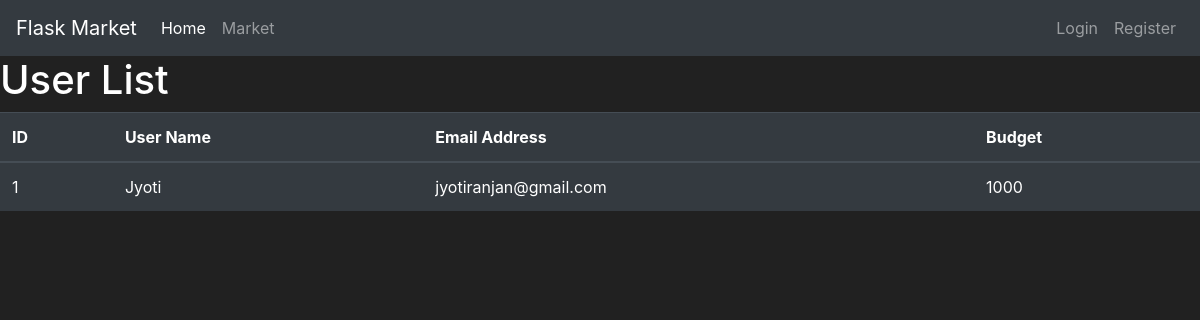
/users, run on an earlier commit of the app's database.
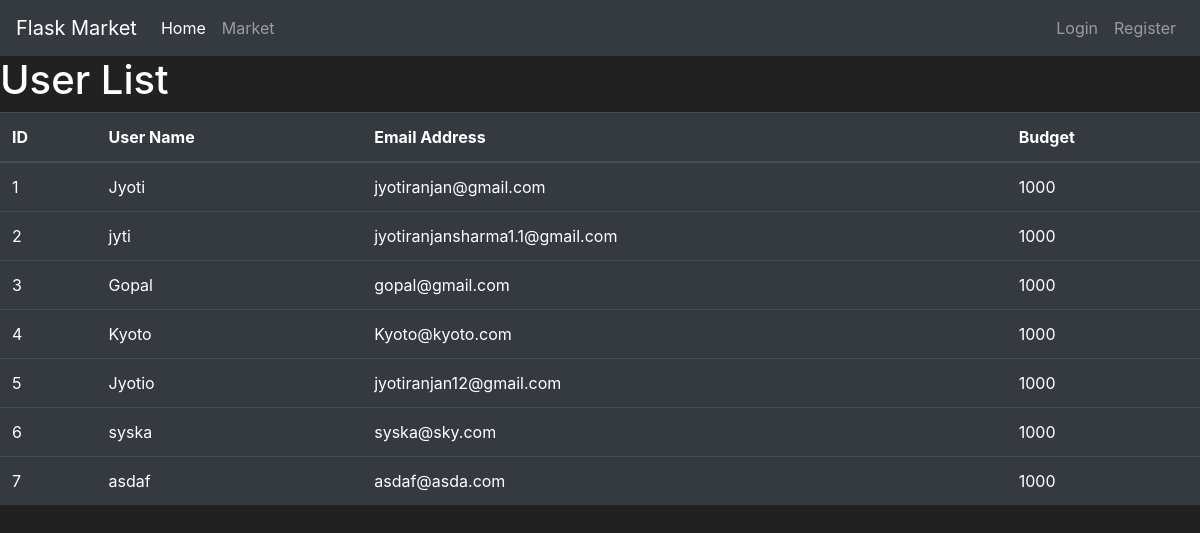
And on a later commit of the database.
### market/models.py (models this page shows, shortened)
class User(db.Model):
	id = db.Column(db.Integer(), primary_key=True)
	name = db.Column(db.String(length=30), nullable=False, unique=True)
	email_address = db.Column(db.String(length=50), nullable=False, unique=True)
	password_hash = db.Column(db.String(length=60), nullable=False)
	budget = db.Column(db.Integer(), nullable=False, default=1000)
	items = db.relationship('Item', backref='owned_user', lazy=True)  # back reference to the user from the Item table
	@property
	def password(self):
		return self.password

### market/routes.py (the view)
@app.route('/users')
def show_users():
	users = db.engine.execute('SELECT id, name, email_address, budget FROM user;')
	return render_template('users.html', items=users)

### market/templates/users.html (shortened to what this page needs)
{% extends 'base.html' %}
{% block content %}
<h1>User List</h1>
<table class="table table-hover table-dark">
    <thead>
      <tr>
          <th scope="col">ID</th>
          <th scope="col">User Name</th>
          <th scope="col">Email Address</th>
          <th scope="col">Budget</th>
      </tr>
    </thead>
    <tbody>
    {% for item in items %}
    <tr>
        <td>{{ item.id }}</td>
        <td>{{ item.name }}</td>
        <td>{{ item.email_address }}</td>
        <td>{{ item.budget }}</td>
    </tr>
    {% endfor %}
    </tbody>
</table>
{% endblock %}

### market/templates/base.html (shortened to what this page needs)
<!doctype html>
<html lang="en">
<head>
    <link rel="stylesheet" href="https://cdn.jsdelivr.net/npm/bootstrap@4.5.3/dist/css/bootstrap.min.css"
>
</head>
<body>
<nav class="navbar navbar-expand-md navbar-dark bg-dark">
    <a class="navbar-brand" href={{ url_for('home_page') }}>Flask Market</a>
    <div class="collapse navbar-collapse" id="navbarNav">
        <ul class="navbar-nav mr-auto">
            <li class="nav-item active">
                <a class="nav-link" href={{ url_for('home_page') }}>Home <span class="sr-only">(current)</span></a>
            </li>
            <li class="nav-item">
                <a class="nav-link" href={{ url_for('market_page') }}>Market</a>
            </li>
        </ul>
        <ul class="navbar-nav">
            <li class="nav-item">
                <a class="nav-link" href={{ url_for('login_page') }}>Login</a>
            </li>
            <li class="nav-item">
                <a class="nav-link" href={{ url_for('register_form') }}>Register</a>
            </li>
        </ul>
    </div>
</nav>
{% block content %}
{% endblock %}
</body>
</html>

### market/templates/base.html (style rules this page uses)
body { background-color: #212121; color: white }

What changed in the data, as far as the page shows it:
added User: id "2", name "jyti", email_address "jyotiranjansharma1.1@gmail.com", budget "1000"
added User: id "3", name "Gopal", email_address "gopal@gmail.com", budget "1000"
added User: id "4", name "Kyoto", email_address "Kyoto@kyoto.com", budget "1000"
added User: id "5", name "Jyotio", email_address "jyotiranjan12@gmail.com", budget "1000"
added User: id "6", name "syska", email_address "syska@sky.com", budget "1000"
added User: id "7", name "asdaf", email_address "asdaf@asda.com", budget "1000"
